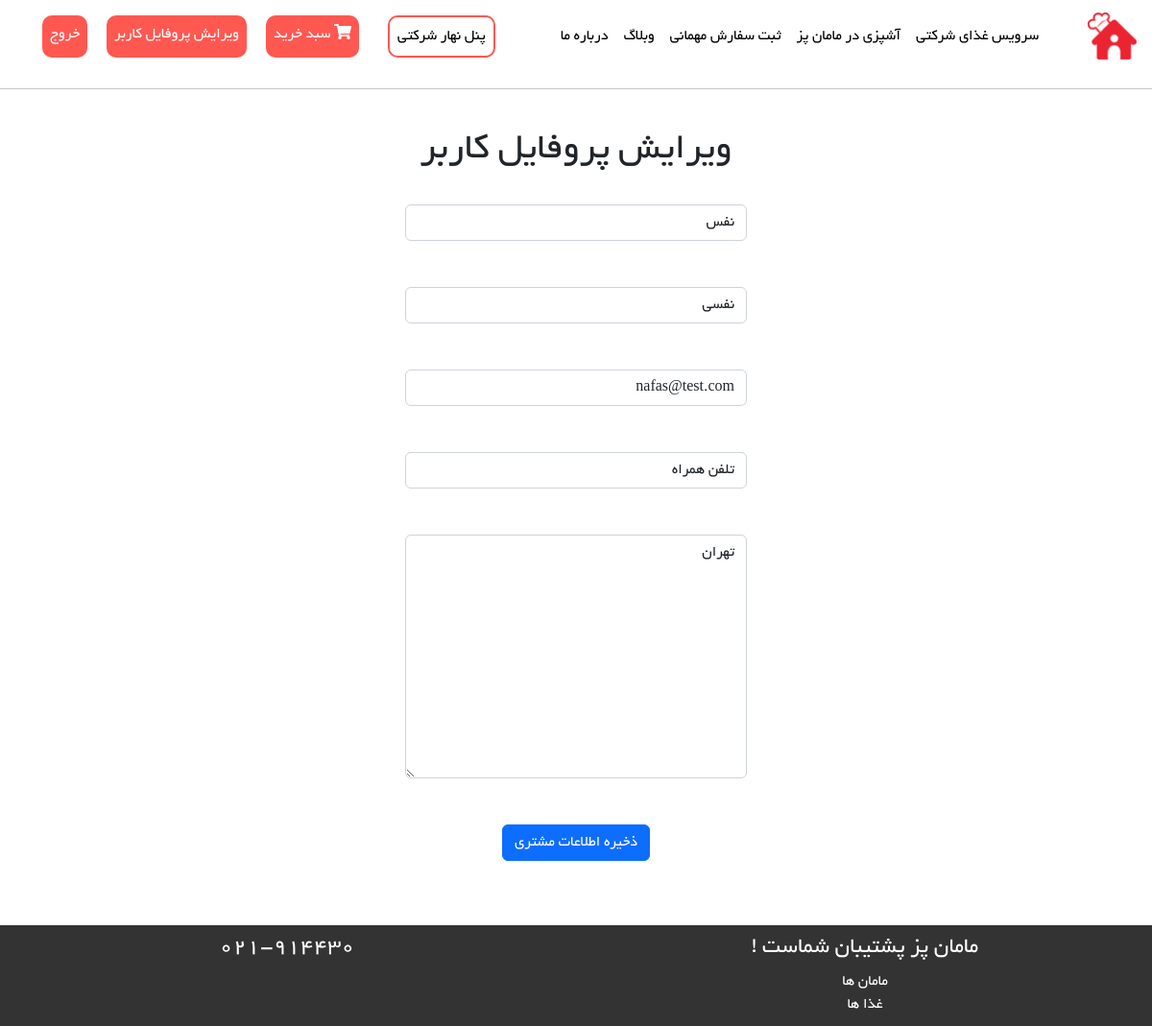
/customer/UpdateUserProfile (signed in), run on an earlier commit of the app's database.
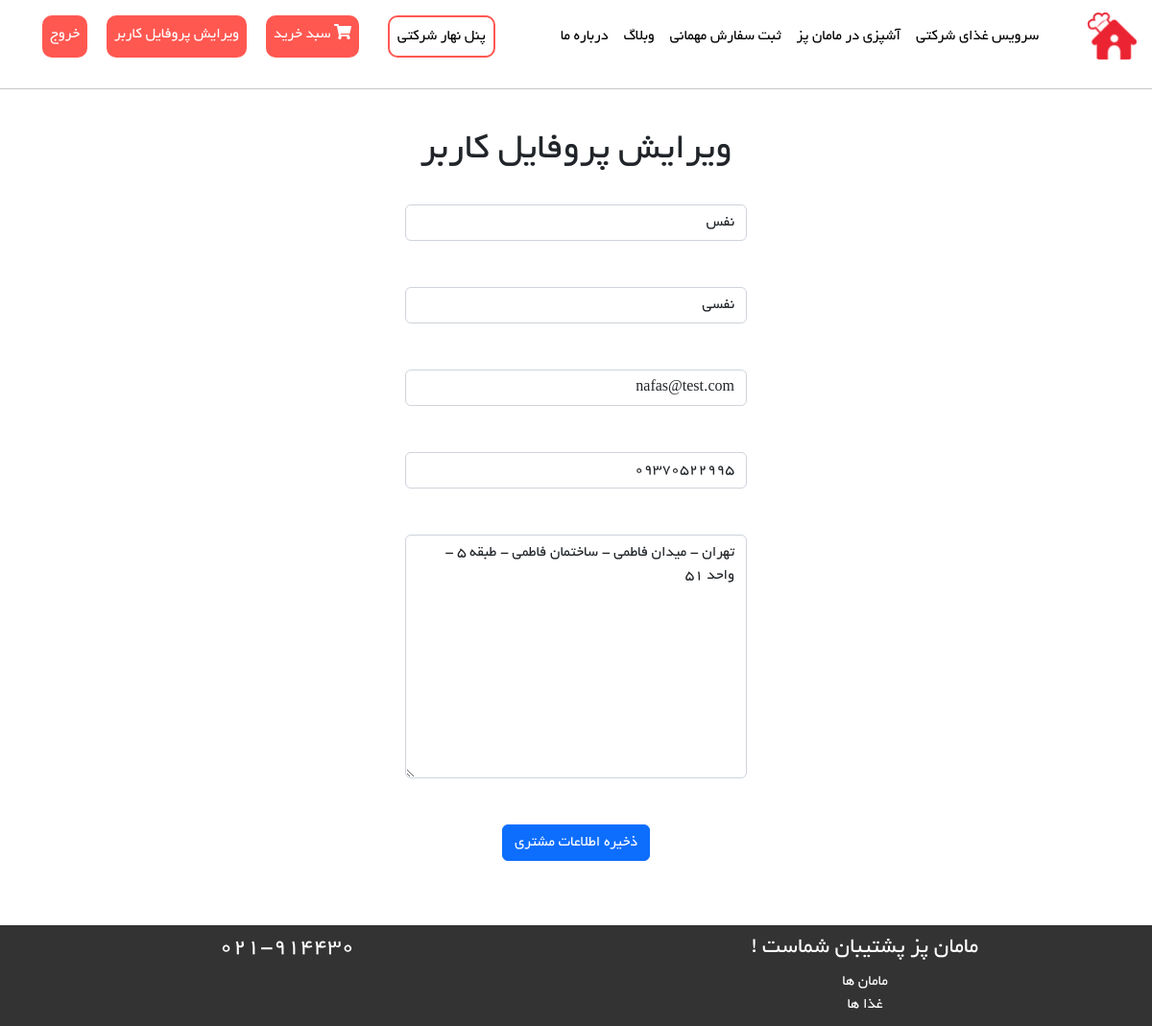
And on a later commit of the database.
### BaseApp/models.py (models this page shows, shortened)
class User(AbstractUser):
    phone_number = models.CharField(max_length=20, null=True, blank=True)
    email_active_code = models.CharField(max_length=100, null=True, blank=True)
    address = models.TextField(null=True, blank=True)
    is_mom = models.BooleanField(default=False)
    is_company = models.BooleanField(default=False)
    class Meta:
        db_table = 'User'

### Customer/views.py (the view, shortened to what this page needs)
# urls.py: path('UpdateUserProfile', views.UserUpdateProfileView.as_view(), name='UpdateUserProfile'),
class UserUpdateProfileView(View):
    def get(self, request: HttpRequest):
        if request.user.is_authenticated:
            current_user = User.objects.filter(id=request.user.id).first()
            edit_form = UpdateUserProfileForm(instance=current_user)
            context = {
                'edit_form': edit_form,
            }
            return render(request, 'Customer/CustomersUpdateProfile.html', context)
        else:
            return HttpResponse('You are not allowed to access this page !')

### Customer/forms.py
class UpdateUserProfileForm(forms.ModelForm):
    class Meta:
        model = User
        fields = ['first_name', 'last_name', 'email', 'phone_number', 'address']
        widgets = {
            'first_name': forms.TextInput(attrs={
                'class': 'form-control',
                'placeholder': 'نام'
            }),
            'last_name': forms.TextInput(attrs={
                'class': 'form-control',
                'placeholder': 'نام خانوادگی'
            }),
            'email': forms.TextInput(attrs={
                'class': 'form-control',
                'placeholder': 'ایمیل'
            }),
            'phone_number': forms.TextInput(attrs={
                'class': 'form-control',
                'placeholder': 'تلفن همراه'
            }),
            'address': forms.Textarea(attrs={
                'class': 'form-control',
                'placeholder': 'آدرس'
            }),
        }
        labels = {
            'first_name': 'نام',
            'last_name': 'نام خانوادگی',
            'email': 'ایمیل',
            'phone_number': 'شماره تلفن',
            'address': 'آدرس'
        }

### Customer/templates/Customer/CustomersUpdateProfile.html (shortened to what this page needs)
{% extends 'base/layout.html' %}
{% block main %}
    <div style="text-align: center">
        <h1>ویرایش پروفایل کاربر</h1>
        <br>
        <div class="row">
            <div class="col-md-4"></div>
            <div class="col-md-4">
                <form action="{% url 'UpdateUserProfile' %}" method="post" id="edit-form">
                    {{ edit_form.first_name }}
                    <br/>
                    <br/>
                    {{ edit_form.last_name }}
                    <br/>
                    <br/>
                    {{ edit_form.email }}
                    <br/>
                    <br/>
                    {{ edit_form.phone_number }}
                    <br/>
                    <br/>
                    {{ edit_form.address }}
                    <br/>
                    <br/>
                    <button class="btn btn-primary" id="register-butt" type="submit">ذخیره اطلاعات مشتری</button>
                </form>
            </div>
            <div class="col-md-4"></div>
        </div>
    </div>
{% endblock %}

What changed in the data, as far as the page shows it:
changed User "نفس": phone_number "تلفن همراه" → "09370522995"; address "تهران" → "تهران - میدان فاطمی - ساختمان فاطمی - طبقه ۵ - واحد ۵۱"
